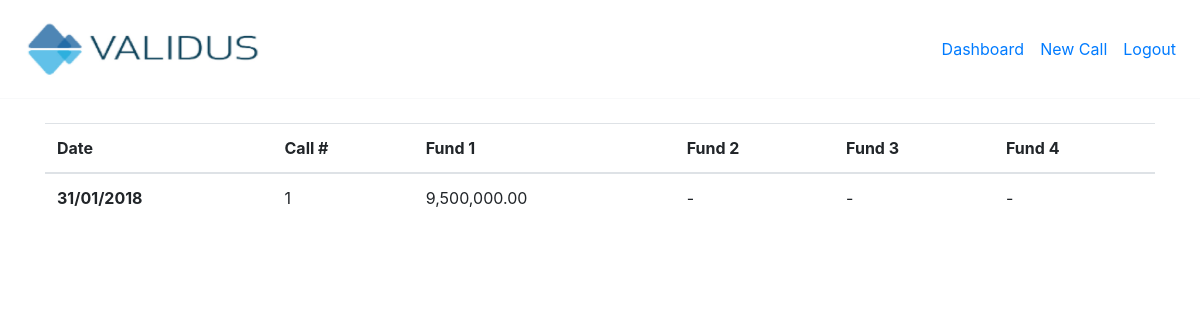
Screenshot of /dashboard (signed in) with the database file from the repository.
### capital_calls/models.py (models this page shows, shortened)
class Fund(models.Model):
    name = models.CharField(max_length=60)

class FundInvestment(models.Model):
    call = models.ForeignKey(
        "Call", on_delete=models.CASCADE, related_name="fund_investments"
    )
    commitment = models.ForeignKey(
        "Commitment", on_delete=models.CASCADE, related_name="fund_investments"
    )
    fund = models.ForeignKey(
        "Fund", on_delete=models.CASCADE, related_name="fund_investments"
    )
    amount = models.DecimalField(
        max_digits=13,
        decimal_places=2,
        validators=[MaxValueValidator(100000000000), MinValueValidator(1)],
    )
    user = models.ForeignKey(settings.AUTH_USER_MODEL,
                             on_delete=models.CASCADE,
                             related_name = 'fund_investments'
    )

class Call(models.Model):
    date = models.DateField()
    investment_name = models.CharField(max_length=120)
    capital_requirement = models.DecimalField(
        max_digits=13,
        decimal_places=2,
        validators=[MaxValueValidator(100000000000), MinValueValidator(1)],
    )
    user = models.ForeignKey(settings.AUTH_USER_MODEL,
                             on_delete=models.CASCADE,
                             related_name = 'calls'
    )

### capital_calls/views.py (the view)
# urls.py: path("dashboard", views.DashboardView.as_view(), name="dashboard"),
class DashboardView(LoginRequiredMixin,generic.ListView):
    template_name = "capital_calls/dashboard.html"
    model = FundInvestment
    context_object_name = "objects"
    def get_queryset(self):
        return FundInvestment.objects.filter(user = self.request.user)
    def get_context_data(self, *args, **kwargs):
        context = super().get_context_data(*args, **kwargs)
        commitments = Commitment.objects.filter(user=self.request.user)
        funds = Fund.objects.filter(commitments__in=commitments).distinct()
        context['funds'] = funds
        return context

### capital_calls/templates/capital_calls/dashboard.html
{% extends "capital_calls/base.html" %}
{% block content %}
  <table class="table mt-4">
    <thead>
      <tr>
	<th scope="col">Date</th>
	<th scope="col">Call #</th>
	{% for fund in funds %}
          <th scope="col">{{fund.name }}</th>
	{% endfor %}
      </tr>
    </thead>
    <tbody>
      {% load humanize %}
      {% for object in objects %}
	<tr>
	  <th>{{object.call.date|date:"d/m/Y"}}</th>
	  <td>{{ object.call.id }}</td>
	  {% for fund in funds %}
            <td scope="col">{% if object.commitment.fund == fund  %}{{ object.amount|intcomma }}{% else %}-{% endif %}</td>
	  {% endfor %}
	</tr>
      {% endfor %}
    </tbody>
  </table>
{% endblock content%}

### capital_calls/templates/capital_calls/base.html (shortened to what this page needs)
<!doctype html>
<html lang="en">
    <head>
	<link rel="stylesheet" href="https://stackpath.bootstrapcdn.com/bootstrap/4.3.1/css/bootstrap.min.css">
	{% load static %}
        <link href="{% static "capital_calls/css/style.css" %}" rel="stylesheet"/>
    </head>
    <body>
      {% include "capital_calls/partials/_nav.html" %}
      <div class="container">
	{% block content %}
	{% endblock content %}
      </div>
      <link rel="stylesheet" href="https://cdnjs.cloudflare.com/ajax/libs/datepicker/0.6.5/datepicker.min.css" />
    </body>
</html>

### capital_calls/templates/capital_calls/partials/_nav.html (shortened to what this page needs)
{% load static %}
<nav class="navbar navbar-custom navbar-expand-md">
  <div class="navbar-collapse collapse w-100 order-1 order-md-0 dual-collapse2">
    <ul class="navbar-nav mr-auto">
      <li class="nav-item">
        <a class="navbar-brand h2" href="{% url "capital_calls:welcome" %}">
          <img style=" max-width:60%;
		      max-height:60%;" alt="" src="{% static "capital_calls/img/logo.png" %}"/>
	</a>
      </li>
    </ul>
  </div>
  {% url 'capital_loans:dashboard' as dashboard %}
  <div class="navbar-collapse collapse w-100 order-3 dual-collapse2">
    <ul class="navbar-nav ml-auto">
      <li class="nav-item">
        <a class="nav-link" href="{% url 'capital_calls:dashboard' %}">Dashboard</a>
      </li>
      <li class="nav-item">
        <a class="nav-link" href="{% url 'capital_calls:new_call' %}">New Call</a>
      </li>
      {% if user.is_authenticated %}
      <li class="nav-item">
        <a class="nav-link" href="/accounts/logout/">Logout</a>
      </li>
      {% else %}
      <li class="nav-item">
        <a class="nav-link" href="/accounts/login/">Login</a>
      </li>
      {% endif %}
    </ul>
  </div>
</nav>

### capital_calls/static/capital_calls/css/style.css (style rules this page uses)
.navbar-custom { background-color: #fff!important; border-bottom: 1px solid #f8f9fa; }
body { background-color: ##f8f9fa; }

### rows the page displays
Fund: name "Fund 1"
Fund: name "Fund 2"
Fund: name "Fund 3"
Fund: name "Fund 4"
FundInvestment: call "31/01/2018", call.id "1", amount "9,500,000.00"
